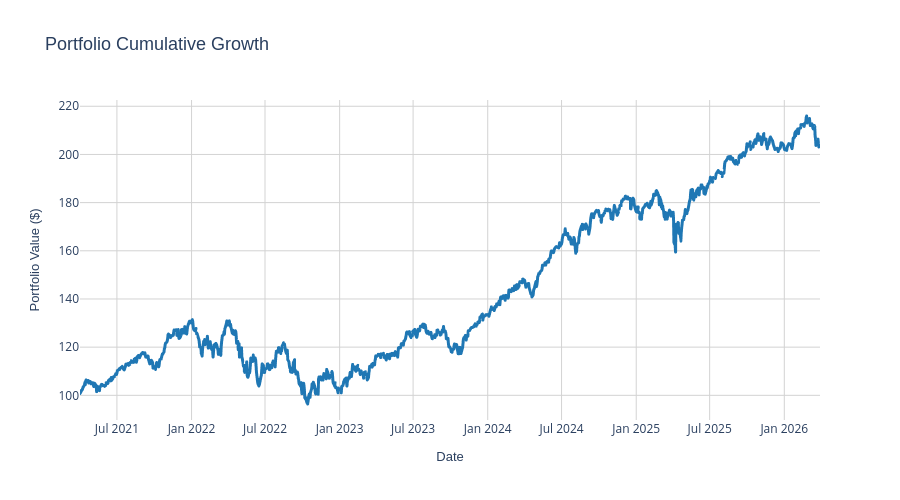

The code cell stored with this chart in its notebook:
### Code cell
# --- Portfolio Metrics Table ---
def display_portfolio_metrics(annual_return, annual_vol):
    metrics_table = pd.DataFrame({
        "Metric": ["Annual Return", "Annual Volatility"],
        "Value": [f"{annual_return*100:.2f}%", f"{annual_vol*100:.2f}%"]
    })
    print("\n=== Portfolio Metrics ===")
    print(metrics_table.to_string(index=False))
    return metrics_table

# --- Plot cumulative portfolio growth with head & tail tables ---
def plot_cumulative_growth(port_returns, initial_value=100):
    # Ensure datetime index
    if not isinstance(port_returns.index, pd.DatetimeIndex):
        port_returns.index = pd.to_datetime(port_returns.index)

    # Compute cumulative growth
    cumulative_value = initial_value * np.exp(port_returns.cumsum())
    pct_growth = (cumulative_value / initial_value - 1) * 100

    # Combine into DataFrame
    growth_df = pd.DataFrame({
        "Portfolio Value ($)": cumulative_value,
        "Percentage Growth (%)": pct_growth
    }, index=port_returns.index)

    # Show head table
    head_table = growth_df.head(5)
    print("\n=== First 5 Days of Portfolio Growth ===")
    print(head_table.to_string())

    # Show tail table
    tail_table = growth_df.tail(5)
    print("\n=== Last 5 Days of Portfolio Growth ===")
    print(tail_table.to_string())

    # Plot line chart (smooth line)
    fig = px.line(
        growth_df,
        y="Portfolio Value ($)",
        title="Portfolio Cumulative Growth",
        labels={"Portfolio Value ($)": "Portfolio Value ($)", "index": "Date"}
    )
    fig.update_traces(line=dict(color="#1f77b4", width=3))  # smooth line
    fig.update_layout(
        title_font=dict(size=18, family="Arial, bold"),
        xaxis_title="Date",
        yaxis_title="Portfolio Value ($)",
        xaxis_title_font=dict(size=13, family="Arial, bold"),
        yaxis_title_font=dict(size=13, family="Arial, bold"),
        width=900,
        height=500,
        template="plotly_white",
        hovermode="x unified",
        xaxis=dict(showgrid=True, gridcolor="lightgrey"),
        yaxis=dict(showgrid=True, gridcolor="lightgrey")
    )
    fig.show()

    return growth_df, head_table, tail_table

# --- Example usage ---
display_portfolio_metrics(portfolio_return, portfolio_vol)
portfolio_growth_df, head_growth_table, tail_growth_table = plot_cumulative_growth(port_daily_returns)

### Figure 1 — Plotly figure (JSON) as saved in the notebook; plotly's stock layout.template omitted (floating-point values rounded to 4 significant figures; data arrays with more than 128 entries replaced by an {"elided": "..."} marker saying what was removed)
{"data": [{"hovertemplate": "Date=%{x}<br>Portfolio Value ($)=%{y}<extra></extra>", "legendgroup": "", "line": {"color": "#1f77b4", "dash": "solid", "width": 3}, "marker": {"symbol": "circle"}, "mode": "lines", "name": "", "showlegend": false, "type": "scattergl", "x": {"elided": "1254 str values"}, "xaxis": "x", "y": {"elided": "1254 float values"}, "yaxis": "y"}], "layout": {"height": 500, "hovermode": "x unified", "legend": {"tracegroupgap": 0}, "title": {"font": {"family": "Arial, bold", "size": 18}, "text": "Portfolio Cumulative Growth"}, "width": 900, "xaxis": {"anchor": "y", "domain": [0, 1], "gridcolor": "lightgrey", "showgrid": true, "title": {"font": {"family": "Arial, bold", "size": 13}, "text": "Date"}}, "yaxis": {"anchor": "x", "domain": [0, 1], "gridcolor": "lightgrey", "showgrid": true, "title": {"font": {"family": "Arial, bold", "size": 13}, "text": "Portfolio Value ($)"}}}}
